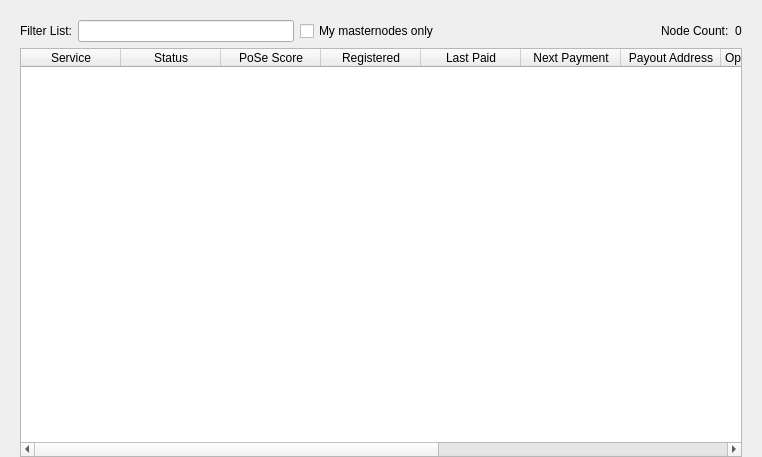
<?xml version="1.0" encoding="UTF-8"?>
<ui version="4.0">
 <class>MasternodeList</class>
 <widget class="QWidget" name="MasternodeList">
  <property name="geometry">
   <rect>
    <x>0</x>
    <y>0</y>
    <width>762</width>
    <height>457</height>
   </rect>
  </property>
  <property name="windowTitle">
   <string>Form</string>
  </property>
  <layout class="QVBoxLayout" name="topLayout">
   <property name="leftMargin">
    <number>20</number>
   </property>
   <property name="topMargin">
    <number>0</number>
   </property>
   <property name="rightMargin">
    <number>20</number>
   </property>
   <property name="bottomMargin">
    <number>0</number>
   </property>
   <item>
    <layout class="QVBoxLayout" name="verticalLayout">
     <property name="bottomMargin">
      <number>0</number>
     </property>
     <item>
      <spacer name="horizontalSpacer0">
       <property name="orientation">
        <enum>Qt::Horizontal</enum>
       </property>
       <property name="sizeHint" stdset="0">
        <size>
         <width>40</width>
         <height>20</height>
        </size>
       </property>
      </spacer>
     </item>
     <item>
      <layout class="QGridLayout" name="gridLayout_3">
       <item row="0" column="0">
        <layout class="QHBoxLayout" name="horizontalLayout_4">
         <property name="bottomMargin">
          <number>0</number>
         </property>
         <item>
          <widget class="QLabel" name="label_filter_2">
           <property name="text">
            <string>Filter List:</string>
           </property>
          </widget>
         </item>
         <item>
          <widget class="QLineEdit" name="filterLineEditDIP3">
           <property name="toolTip">
            <string>Filter masternode list</string>
           </property>
          </widget>
         </item>
         <item>
          <widget class="QCheckBox" name="checkBoxMyMasternodesOnly">
           <property name="toolTip">
            <string>Show only masternodes this wallet has keys for.</string>
           </property>
           <property name="text">
            <string>My masternodes only</string>
           </property>
          </widget>
         </item>
         <item>
          <spacer name="horizontalSpacer_4">
           <property name="orientation">
            <enum>Qt::Horizontal</enum>
           </property>
           <property name="sizeHint" stdset="0">
            <size>
             <width>10</width>
             <height>20</height>
            </size>
           </property>
          </spacer>
         </item>
         <item>
          <widget class="QLabel" name="label_count_2">
           <property name="text">
            <string>Node Count:</string>
           </property>
          </widget>
         </item>
         <item>
          <widget class="QLabel" name="countLabelDIP3">
           <property name="text">
            <string>0</string>
           </property>
          </widget>
         </item>
        </layout>
       </item>
       <item row="1" column="0">
        <widget class="QTableWidget" name="tableWidgetMasternodesDIP3">
         <property name="editTriggers">
          <set>QAbstractItemView::NoEditTriggers</set>
         </property>
         <property name="alternatingRowColors">
          <bool>true</bool>
         </property>
         <property name="selectionMode">
          <enum>QAbstractItemView::SingleSelection</enum>
         </property>
         <property name="selectionBehavior">
          <enum>QAbstractItemView::SelectRows</enum>
         </property>
         <property name="sortingEnabled">
          <bool>true</bool>
         </property>
         <attribute name="horizontalHeaderStretchLastSection">
          <bool>true</bool>
         </attribute>
         <column>
          <property name="text">
           <string>Service</string>
          </property>
         </column>
         <column>
          <property name="text">
           <string>Status</string>
          </property>
         </column>
         <column>
          <property name="text">
           <string>PoSe Score</string>
          </property>
         </column>
         <column>
          <property name="text">
           <string>Registered</string>
          </property>
         </column>
         <column>
          <property name="text">
           <string>Last Paid</string>
          </property>
         </column>
         <column>
          <property name="text">
           <string>Next Payment</string>
          </property>
         </column>
         <column>
          <property name="text">
           <string>Payout Address</string>
          </property>
         </column>
         <column>
          <property name="text">
           <string>Operator Reward</string>
          </property>
         </column>
         <column>
          <property name="text">
           <string>Collateral Address</string>
          </property>
         </column>
         <column>
          <property name="text">
           <string>Owner Address</string>
          </property>
         </column>
         <column>
          <property name="text">
           <string>Voting Address</string>
          </property>
         </column>
         <column>
          <property name="text">
           <string>Streaming URL</string>
          </property>
         </column>
        </widget>
       </item>
      </layout>
     </item>
    </layout>
   </item>
  </layout>
 </widget>
 <resources/>
 <connections/>
</ui>
